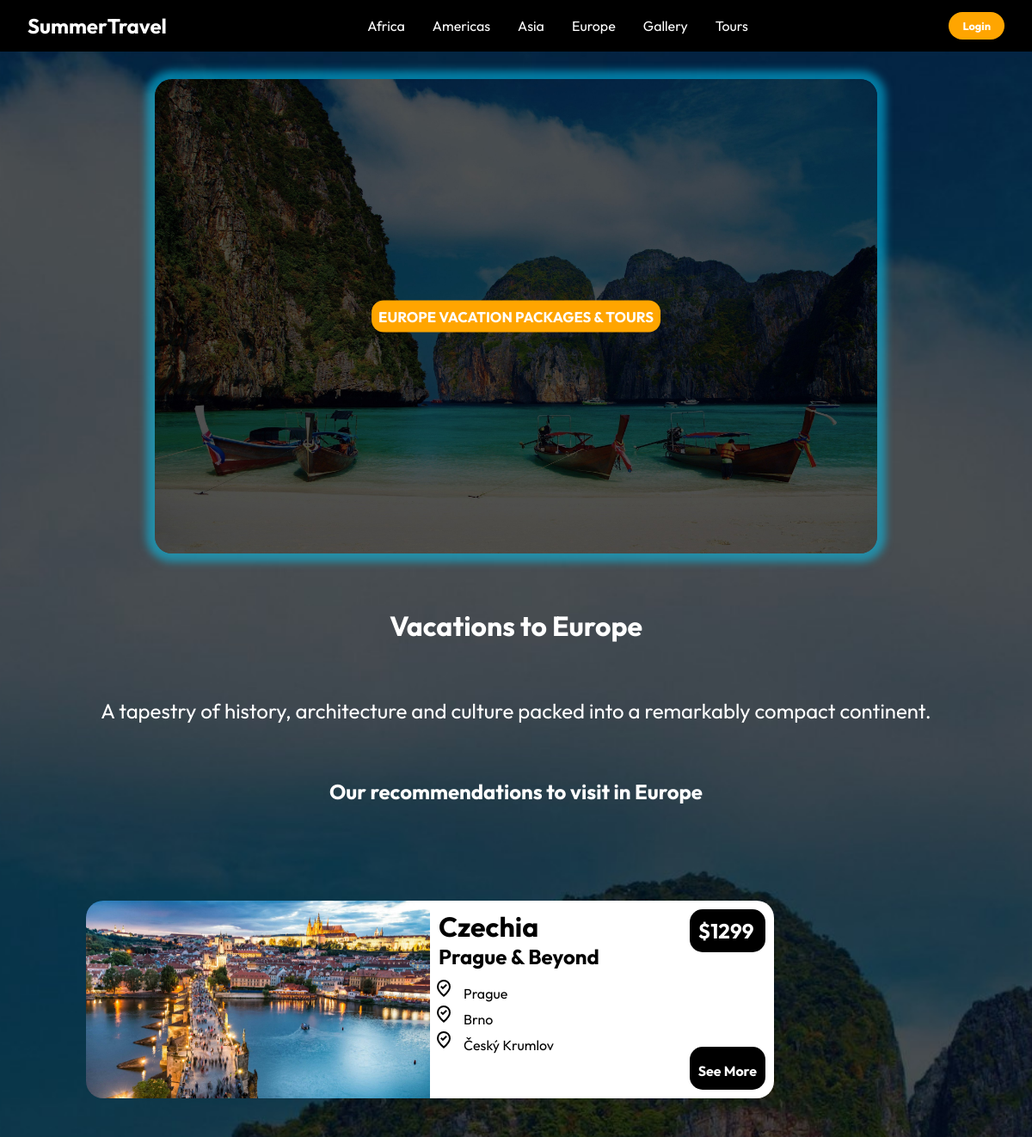
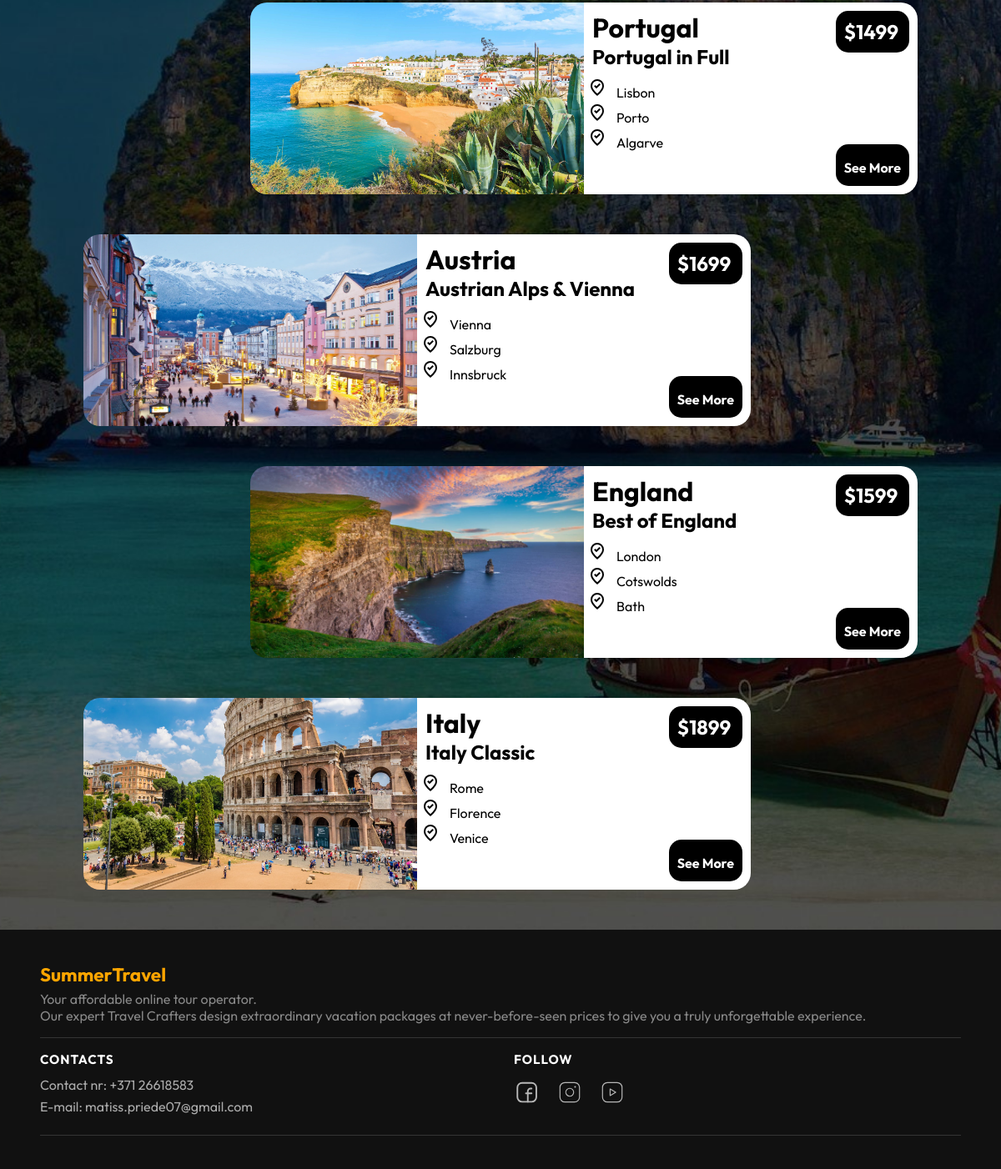
The page /continent/4 on the database its author committed (2 pictures, top to bottom).
### tables this page shows
CREATE TABLE continents (
    id INTEGER PRIMARY KEY AUTOINCREMENT,
    name TEXT NOT NULL,
    description TEXT,
    hero_image TEXT,
    accent_color TEXT
);

CREATE TABLE destinations (
    id INTEGER PRIMARY KEY AUTOINCREMENT,
    continent_id INTEGER NOT NULL,
    name TEXT NOT NULL,
    image TEXT,
    description TEXT,
    FOREIGN KEY (continent_id) REFERENCES continents(id)
);

CREATE TABLE tours (
    id INTEGER PRIMARY KEY AUTOINCREMENT,
    destination_id INTEGER NOT NULL,
    title TEXT NOT NULL,
    price INTEGER NOT NULL,
    external_url TEXT, image TEXT, continent_id INTEGER, country TEXT,
    FOREIGN KEY (destination_id) REFERENCES destinations(id)
);

CREATE TABLE tour_stops (
    id INTEGER PRIMARY KEY AUTOINCREMENT,
    tour_id INTEGER NOT NULL,
    stop_name TEXT NOT NULL,
    FOREIGN KEY (tour_id) REFERENCES tours(id)
);

### app.py (the view, shortened to what this page needs)
@app.route('/continent/<int:continent_id>')
def continent(continent_id):
    db = get_db()
    cont = db.execute('SELECT * FROM continents WHERE id = ?', (continent_id,)).fetchone()
    if not cont:
        abort(404)
    destinations = db.execute(
        'SELECT * FROM destinations WHERE continent_id = ?', (continent_id,)
    ).fetchall()
    dest_data = []
    for dest in destinations:
        tours = db.execute(
            'SELECT * FROM tours WHERE destination_id = ? AND continent_id IS NULL', (dest['id'],)
        ).fetchall()
        tours_with_stops = []
        for tour in tours:
            stops = db.execute(
                'SELECT stop_name FROM tour_stops WHERE tour_id = ?', (tour['id'],)
            ).fetchall()
            tours_with_stops.append({'tour': tour, 'stops': stops})
        dest_data.append({'dest': dest, 'tours': tours_with_stops})
    custom_tours = db.execute(
        'SELECT * FROM tours WHERE continent_id = ?', (continent_id,)
    ).fetchall()
    db.close()
    return render_template('continent.html', continent=cont, dest_data=dest_data)

### app.py (called while the page is built)
def get_db():
    conn = sqlite3.connect(DB)
    conn.row_factory = sqlite3.Row
    return conn

### templates/continent.html (shortened to what this page needs)
{% extends "base.html" %}
{% block content %}
<main class="a_main">
    <div class="top_img">
        <h2 class="africa_img_text" style="background-color: orange;">
            {{ continent['name'] }} Vacation Packages &amp; Tours
        </h2>
        <img class="{{ continent['name']|lower }}_img"
             src="{{ url_for('static', filename='images/backgroung.jpg') }}"
             alt="{{ continent['name'] }}">
    </div>
    <div class="uzraksts">
        <h1>Vacations to {{ continent['name'] }}</h1>
    </div>
    <div class="mini_uzraksts">
        <p>{{ continent['description'] }}</p>
    </div>
    <div class="uzraksts">
        <h2>Our recommendations to visit in {{ continent['name'] }}</h2>
    </div>
    <div class="a_blocks">
        {% set counter = namespace(val=0) %}
        {% for item in dest_data %}
        {% set dest = item['dest'] %}
        {% for item2 in item['tours'] %}
        {% set tour = item2['tour'] %}
        {% set stops = item2['stops'] %}
        {% set counter.val = counter.val + 1 %}
        <div id="rem_top" class="{{ 'a_line' if counter.val is odd else 'a_line2' }}">
            <div class="attels">
                <img class="maroka"
                     src="{{ url_for('static', filename='images/' ~ dest['image']) }}"
                     alt="{{ dest['name'] }}">
            </div>
            <div class="texts_pie_img">
                <div class="text_right">
                    <h1>{{ dest['name'] }}</h1>
                    <h2>{{ tour['title'] }}</h2>
                    <ul class="vietas-ul">
                        {% for stop in stops %}
                        <li class="vietas">{{ stop['stop_name'] }}</li>
                        {% endfor %}
                    </ul>
                </div>
                <div class="text_left">
                    <h2 class="cena">${{ tour['price'] }}</h2>
                    <h2 class="cena">
                        <a target="_blank" href="{{ tour['external_url'] }}">See More</a>
                    </h2>
                </div>
            </div>
        </div>
        {% endfor %}
        {% endfor %}
    </div>
</main>
{% endblock %}

### static/css/style.css (style rules this page uses)
* { margin: 0; padding: 0; box-sizing: border-box; font-family: "Outfit", sans-serif; }
body { background-image: url("../images/backgroung.jpg"); background-attachment: fixed; height: 100%; background-position: center; background-repeat: no-repeat; background-size: cover; }
body { display: flex; flex-direction: column; min-height: 100vh; }
main { flex: 1; }
li { list-style: none; }
a { text-decoration: none; color: #fff; font-size: 1rem; }
.a_main { display: flex; align-items: center; justify-content: center; flex-wrap: wrap; flex-direction: column; padding-top: 2rem; }
.africa_img_text { position: absolute; top: 50%; left: 50%; transform: translate(-50%, -50%); text-align: center; color: #fff; text-transform: uppercase; font-weight: bold; background-color: chocolate; padding: 8px; border-radius: 14px; z-index: -1; font-size: 1.05rem; }
.top_img { display: flex; border-radius: 20px; position: relative; justify-content: center; max-width: 1200px; }
.uzraksts { padding: 4rem; color: #fff; text-align: center; }
.mini_uzraksts { color: #fff; max-width: 1200px; padding-left: 100px; padding-right: 100px; text-align: center; font-size: 1.5rem; }
.europe_img { border-radius: 20px; width: 70%; height: 50%; object-fit: scale-down; z-index: -2; box-shadow: 0 0 10px 10px rgba(0, 208, 255, 0.5); }
.a_blocks { display: flex; flex-direction: column; justify-content: flex-start; padding-left: 100px; padding-right: 100px; width: 100%; max-width: 1200px; }
.a_line { display: flex; justify-content: flex-start; align-content: center; height: auto; }
.a_line2 { display: flex; justify-content: flex-end; align-content: center; height: auto; }
#rem_top { margin-top: 3rem; }
.attels { width: 400px; height: 230px; }
.maroka { width: 100%; height: 100%; border-top-left-radius: 20px; border-bottom-left-radius: 20px; }
.texts_pie_img { background-color: #fff; width: 400px; padding: 10px; display: flex; flex-direction: row; justify-content: space-between; border-top-right-radius: 20px; border-bottom-right-radius: 20px; }
.text_right { display: flex; flex-direction: column; justify-content: flex-start; }
.text_left { display: flex; flex-direction: column; gap: 1.5rem; justify-content: space-between; }
.cena { background-color: black; color: #fff; border-radius: 15px; padding: 10px; }
.vietas { padding-left: 4px; line-height: 1.5; list-style-image: url("where_to_vote_FILL0_wght400_GRAD0_opsz24.svg"); }
.vietas-ul { padding-left: 25px; margin-top: 10px; }

### rows shown on the page
continents: name "EUROPE", name "Europe", description "A tapestry of history, architecture and culture packed into a remarkably compact continent."
destinations: image (picture), name "Czechia"
tours: title "Prague & Beyond", price "1299"
tour_stops: stop_name "Prague"
tour_stops: stop_name "Brno"
tour_stops: stop_name "Český Krumlov"
destinations: image (picture), name "Portugal"
tours: title "Portugal in Full", price "1499"
tour_stops: stop_name "Lisbon"
tour_stops: stop_name "Porto"
tour_stops: stop_name "Algarve"
destinations: image (picture), name "Austria"
tours: title "Austrian Alps & Vienna", price "1699"
tour_stops: stop_name "Vienna"
tour_stops: stop_name "Salzburg"
tour_stops: stop_name "Innsbruck"
destinations: image (picture), name "England"
tours: title "Best of England", price "1599"
tour_stops: stop_name "London"
tour_stops: stop_name "Cotswolds"
tour_stops: stop_name "Bath"
destinations: image (picture), name "Italy"
tours: title "Italy Classic", price "1899"
tour_stops: stop_name "Rome"
tour_stops: stop_name "Florence"
tour_stops: stop_name "Venice"
